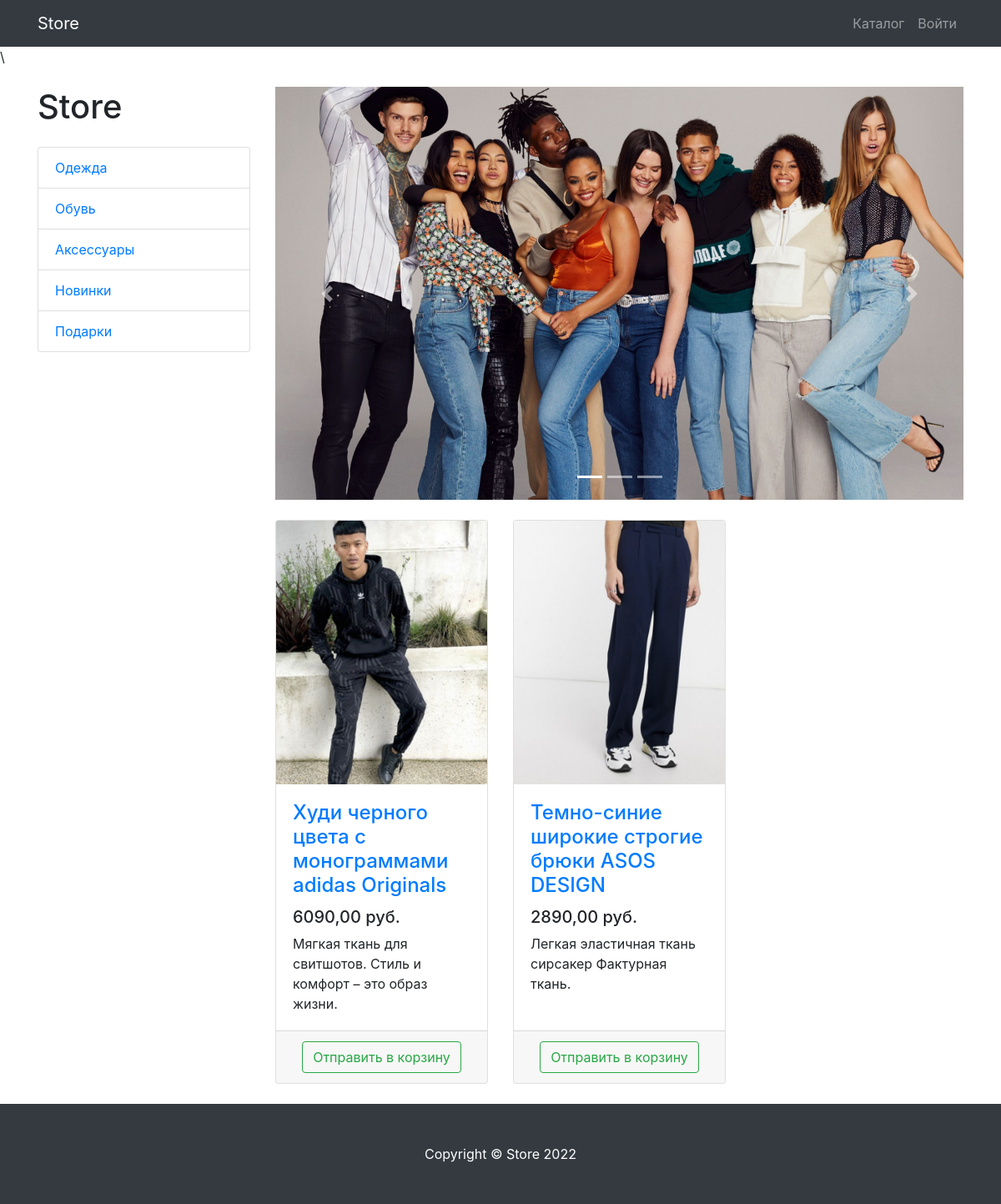
Page /products/category/1/ on the committed database.
### products/models.py (models this page shows, shortened)
class ProductCategory(models.Model):
    name = models.CharField(max_length=128, unique=True)
    description = models.TextField(null=True, blank=True)
    class Meta:
        verbose_name = "Category"
        verbose_name_plural = "Caregories"

class Product(models.Model):
    name = models.CharField(max_length=256)
    description = models.TextField()
    price = models.DecimalField(max_digits=8, decimal_places=2)
    quantity = models.PositiveIntegerField(default=0)
    image = models.ImageField(upload_to="products_images")
    category = models.ForeignKey(to=ProductCategory, on_delete=models.CASCADE)
    class Meta:
        verbose_name = "Product"
        verbose_name_plural = "Products"

### products/views.py (the view)
# urls.py: path("", ProductsListView.as_view(), name="index"),
class ProductsListView(TitleMixin, ListView):
    model = Product
    template_name = "products/products.html"
    paginate_by = 3
    title = "Store - Каталог"
    def get_queryset(self):
        queryset = super(ProductsListView, self).get_queryset()
        category_id = self.kwargs.get("category_id")
        return queryset.filter(category_id=category_id) if category_id else queryset
    def get_context_data(self, **kwargs: Any) -> Dict[str, Any]:
        context = super(ProductsListView, self).get_context_data()
        context["categories"] = ProductCategory.objects.all()
        return context

### common/views.py (called while the page is built)
    def get_context_data(self, **kwargs):
        context = super(TitleMixin, self).get_context_data(**kwargs)
        context["title"] = self.title
        return context

### products/context_processors.py (called while the page is built)
def baskets(request):
    user = request.user
    return {
        "baskets": Basket.objects.filter(user=user) if user.is_authenticated else []
    }

### products/templates/products/products.html (shortened to what this page needs)
{% extends 'products/base.html' %} {% load static %} {% block CSS %}
<link href="vendor/css/products.css" rel="stylesheet" />
{% endblock CSS %} {% block Content %}
<div class="container">
  <div class="row">
    <div class="col-lg-3">
      <h1 class="my-4">Store</h1>
      <div class="list-group">
        {%for category in categories%}
        <a
          href="{% url 'products:category' category.id %}"
          class="list-group-item"
          >{{ category.name }}</a
        >
        {% endfor %}
      </div>
    </div>
    <div class="col-lg-9">
      <div
        id="carouselExampleIndicators"
        class="carousel slide my-4"
        data-ride="carousel">
        <ol class="carousel-indicators">
          <li
            data-target="#carouselExampleIndicators"
            data-slide-to="0"
            class="active"></li>
          <li data-target="#carouselExampleIndicators" data-slide-to="1"></li>
          <li data-target="#carouselExampleIndicators" data-slide-to="2"></li>
        </ol>
        <div class="carousel-inner" role="listbox">
          <div class="carousel-item active">
            <img
              class="d-block img-fluid"
              src="{%static 'vendor/img/slides/slide-1.jpg' %}"
              alt="First slide" />
          </div>
        </div>
        <a
          class="carousel-control-prev"
          href="#carouselExampleIndicators"
          role="button"
          data-slide="prev">
          <span class="carousel-control-prev-icon" aria-hidden="true"></span>
        </a>
        <a
          class="carousel-control-next"
          href="#carouselExampleIndicators"
          role="button"
          data-slide="next">
          <span class="carousel-control-next-icon" aria-hidden="true"></span>
        </a>
      </div>
      <div class="row">
        {% for product in object_list %}
        <div class="col-lg-4 col-md-6 mb-4">
          <div class="card h-100">
            <a href="#">
              <img class="card-img-top" src="{{ product.image.url }}" alt="" />
            </a>
            <div class="card-body">
              <h4 class="card-title">
                <a href="#">{{ product.name }}</a>
              </h4>
              <h5>{{ product.price}} руб.</h5>
              <p class="card-text">{{ product.description }}</p>
            </div>
            <div class="card-footer text-center">
              <a
                class="btn btn-outline-success"
                href="{% url 'products:basket_add' product.id %}">
                Отправить в корзину
              </a>
            </div>
          </div>
        </div>
        {% endfor %}
      </div>
    </div>
  </div>
</div>
{% endblock Content %} {% block footer %}
<footer class="py-5 bg-dark">
  <div class="container">
    <p class="m-0 text-center text-white">Copyright &copy; Store 2022</p>
  </div>
</footer>
{% endblock footer %}

### rows in the picture
ProductCategory: name "Одежда"
ProductCategory: name "Обувь"
ProductCategory: name "Аксессуары"
ProductCategory: name "Новинки"
ProductCategory: name "Подарки"
Product: image (picture), name "Худи черного цвета с монограммами adidas Originals", price "6090,00", description "Мягкая ткань для свитшотов. Стиль и комфорт – это образ жизни."
Product: image (picture), name "Темно-синие широкие строгие брюки ASOS DESIGN", price "2890,00", description "Легкая эластичная ткань сирсакер Фактурная ткань."
